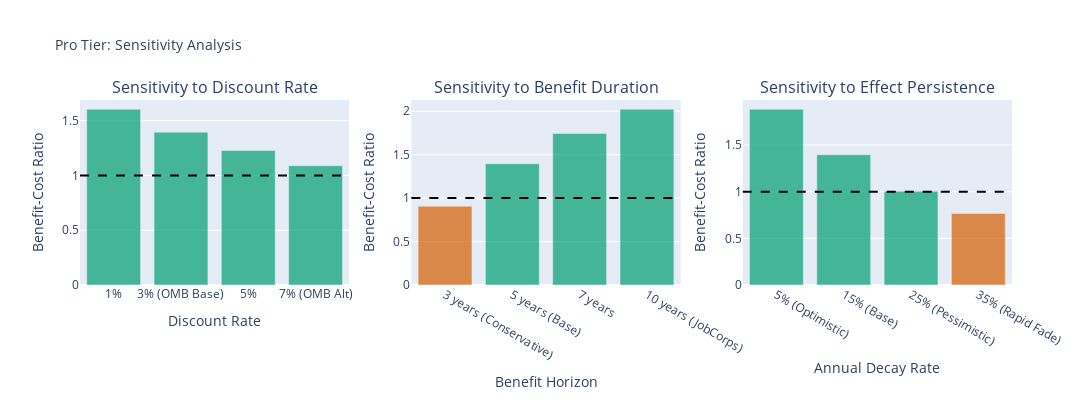

Notebook code for this chart:
### Code cell
# =============================================================================
# Visualize Sensitivity
# =============================================================================

fig = make_subplots(
    rows=1, cols=3,
    subplot_titles=('Sensitivity to Discount Rate', 'Sensitivity to Benefit Duration', 'Sensitivity to Effect Persistence')
)

# 1. Discount rate sensitivity
rates = list(sensitivity.discount_sensitivity.keys())
bcrs = list(sensitivity.discount_sensitivity.values())
colors_1 = ['#009E73' if b > 1 else '#D55E00' for b in bcrs]

fig.add_trace(
    go.Bar(x=rates, y=bcrs, marker_color=colors_1, opacity=0.7, showlegend=False),
    row=1, col=1
)
fig.add_hline(y=1.0, line_dash='dash', line_color='black', row=1, col=1)

# 2. Horizon sensitivity
horizons = list(sensitivity.horizon_sensitivity.keys())
bcrs_h = list(sensitivity.horizon_sensitivity.values())
colors_2 = ['#009E73' if b > 1 else '#D55E00' for b in bcrs_h]

fig.add_trace(
    go.Bar(x=horizons, y=bcrs_h, marker_color=colors_2, opacity=0.7, showlegend=False),
    row=1, col=2
)
fig.add_hline(y=1.0, line_dash='dash', line_color='black', row=1, col=2)

# 3. Decay sensitivity
decays = list(sensitivity.decay_sensitivity.keys())
bcrs_d = list(sensitivity.decay_sensitivity.values())
colors_3 = ['#009E73' if b > 1 else '#D55E00' for b in bcrs_d]

fig.add_trace(
    go.Bar(x=decays, y=bcrs_d, marker_color=colors_3, opacity=0.7, showlegend=False),
    row=1, col=3
)
fig.add_hline(y=1.0, line_dash='dash', line_color='black', row=1, col=3)

fig.update_layout(
    title=dict(text='Pro Tier: Sensitivity Analysis', font=dict(size=14)),
    height=400, width=1100
)

fig.update_xaxes(title_text='Discount Rate', row=1, col=1)
fig.update_yaxes(title_text='Benefit-Cost Ratio', row=1, col=1)
fig.update_xaxes(title_text='Benefit Horizon', row=1, col=2)
fig.update_yaxes(title_text='Benefit-Cost Ratio', row=1, col=2)
fig.update_xaxes(title_text='Annual Decay Rate', row=1, col=3)
fig.update_yaxes(title_text='Benefit-Cost Ratio', row=1, col=3)

fig.show()

### Figure 1 — Plotly figure (JSON) as saved in the notebook; plotly's stock layout.template omitted (floating-point values rounded to 4 significant figures)
{"data": [{"marker": {"color": ["#009E73", "#009E73", "#009E73", "#009E73"]}, "opacity": 0.7, "showlegend": false, "type": "bar", "x": ["1%", "3% (OMB Base)", "5%", "7% (OMB Alt)"], "xaxis": "x", "y": [1.604, 1.395, 1.228, 1.088], "yaxis": "y"}, {"marker": {"color": ["#D55E00", "#009E73", "#009E73", "#009E73"]}, "opacity": 0.7, "showlegend": false, "type": "bar", "x": ["3 years (Conservative)", "5 years (Base)", "7 years", "10 years (JobCorps)"], "xaxis": "x2", "y": [0.9069, 1.395, 1.744, 2.023], "yaxis": "y2"}, {"marker": {"color": ["#009E73", "#009E73", "#009E73", "#D55E00"]}, "opacity": 0.7, "showlegend": false, "type": "bar", "x": ["5% (Optimistic)", "15% (Base)", "25% (Pessimistic)", "35% (Rapid Fade)"], "xaxis": "x3", "y": [1.883, 1.395, 1.005, 0.7674], "yaxis": "y3"}], "layout": {"annotations": [{"font": {"size": 16}, "showarrow": false, "text": "Sensitivity to Discount Rate", "x": 0.1444, "xanchor": "center", "xref": "paper", "y": 1, "yanchor": "bottom", "yref": "paper"}, {"font": {"size": 16}, "showarrow": false, "text": "Sensitivity to Benefit Duration", "x": 0.5, "xanchor": "center", "xref": "paper", "y": 1, "yanchor": "bottom", "yref": "paper"}, {"font": {"size": 16}, "showarrow": false, "text": "Sensitivity to Effect Persistence", "x": 0.8556, "xanchor": "center", "xref": "paper", "y": 1, "yanchor": "bottom", "yref": "paper"}], "height": 400, "shapes": [{"line": {"color": "black", "dash": "dash"}, "type": "line", "x0": 0, "x1": 1, "xref": "x domain", "y0": 1, "y1": 1, "yref": "y"}, {"line": {"color": "black", "dash": "dash"}, "type": "line", "x0": 0, "x1": 1, "xref": "x2 domain", "y0": 1, "y1": 1, "yref": "y2"}, {"line": {"color": "black", "dash": "dash"}, "type": "line", "x0": 0, "x1": 1, "xref": "x3 domain", "y0": 1, "y1": 1, "yref": "y3"}], "title": {"font": {"size": 14}, "text": "Pro Tier: Sensitivity Analysis"}, "width": 1100, "xaxis": {"anchor": "y", "domain": [0, 0.2889], "title": {"text": "Discount Rate"}}, "xaxis2": {"anchor": "y2", "domain": [0.3556, 0.6444], "title": {"text": "Benefit Horizon"}}, "xaxis3": {"anchor": "y3", "domain": [0.7111, 1], "title": {"text": "Annual Decay Rate"}}, "yaxis": {"anchor": "x", "domain": [0, 1], "title": {"text": "Benefit-Cost Ratio"}}, "yaxis2": {"anchor": "x2", "domain": [0, 1], "title": {"text": "Benefit-Cost Ratio"}}, "yaxis3": {"anchor": "x3", "domain": [0, 1], "title": {"text": "Benefit-Cost Ratio"}}}}
